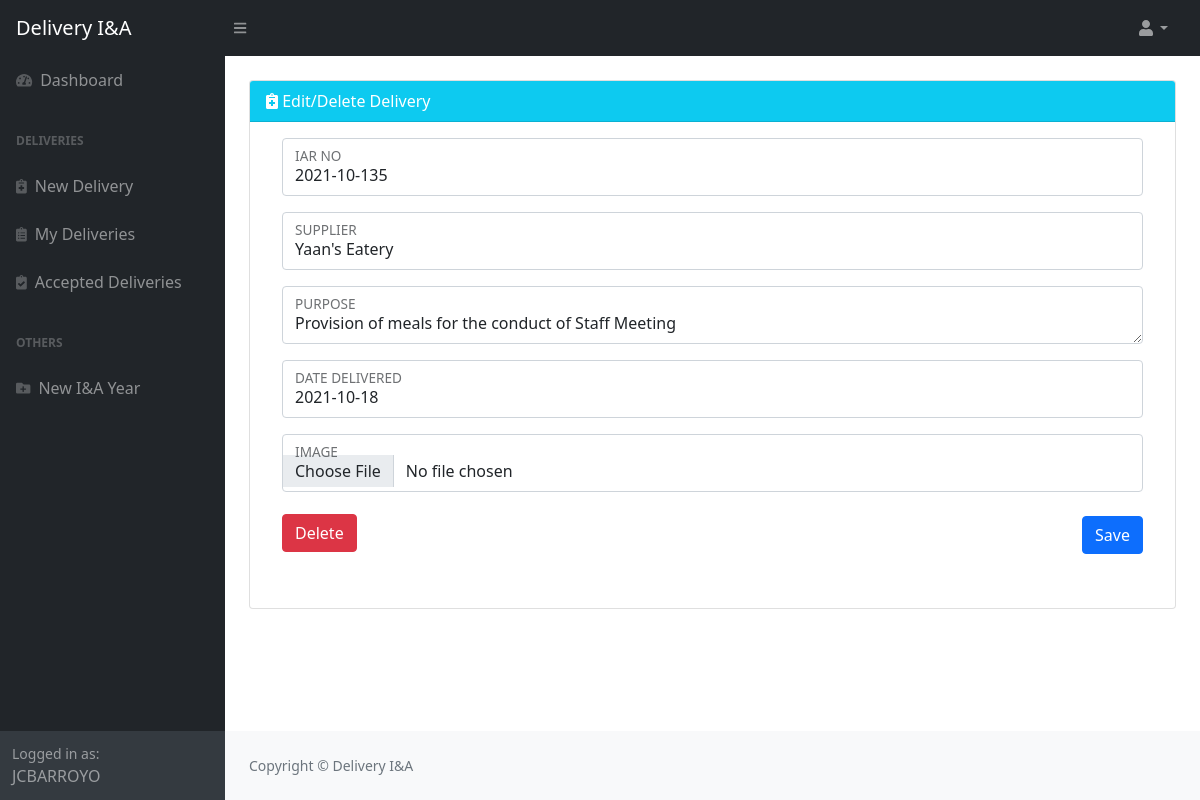
/inspection/view/12 (signed in), run on the app's committed database.
### delivery_inspection/models.py (models this page shows)
class Delivery(models.Model):
	iar_no = models.CharField(max_length=11, unique=True) #2021-10-001
	supplier = models.CharField(max_length=100)
	purpose = models.TextField()
	date_delivered = models.DateField()
	image = models.ImageField(upload_to='delivery_inspection/images/%Y/%m', blank=True)
	inspected_by = models.CharField(max_length=100, blank=True) #get curren login inspector
	date_inspected = models.DateTimeField(null=True, blank=True)
	date_created = models.DateTimeField(auto_now_add=True)
	created_by = models.ForeignKey(User, on_delete=models.CASCADE, null=True)
	class Meta:
		verbose_name_plural = "deliveries"
	def __str__(self):
		return self.iar_no

### delivery_inspection/views.py (the view, shortened to what this page needs)
# urls.py: path('view/<int:pk>', views.viewdelivery, name='viewdelivery'),
@login_required
def viewdelivery(request, pk):
	delivery = get_object_or_404(Delivery, pk=pk, created_by_id=request.user) #can only edit by the creator
	if request.method == 'GET':
		form = DeliveryForm(instance=delivery)
		return render(request, 'delivery_inspection/viewdelivery.html', {'delivery':delivery, 'form':form})

### delivery_inspection/forms.py
class DeliveryForm(ModelForm):
	def __init__(self, *args, **kwargs):
		super(DeliveryForm, self).__init__(*args, **kwargs)
		self.fields['iar_no'].initial = generate_iarno()
		self.fields['date_delivered'].initial = datetime.now()
	iar_no = forms.CharField(widget=TextInput(attrs={'class': 'form-control','placeholder': 'IAR Number'}))
	supplier = forms.CharField(widget=TextInput(attrs={'class': 'form-control','placeholder': 'Supplier'}))
	purpose = forms.CharField(widget=Textarea(attrs={'class': 'form-control','placeholder': 'Supplier'}))
	date_delivered = forms.CharField(widget=DateInput(attrs={'class': 'form-control','placeholder': 'Supplier'}))
	image = forms.ImageField(widget=FileInput(attrs={'class': 'form-control'}), required=False)
	class Meta:
		model = Delivery
		fields = ['iar_no', 'supplier', 'purpose', 'date_delivered', 'image',]

### delivery_inspection/forms.py (called while the page is built)
def generate_iarno():
	last_record = Delivery.objects.last()
	today = datetime.now()
	print(today)
	current = "{}-{}".format(today.year, today.month) #2021-10
	if not last_record == None: #check if last record exist
		last_no = str(last_record)[-3:]
		return current + "-" + str(int(last_no) + 1).zfill(3)
	else:
		return current + "-001"

### delivery_inspection/templates/delivery_inspection/viewdelivery.html (shortened to what this page needs)
{% extends 'delivery_inspection/base.html' %}
{% block content %}
<div class="card-header bg-info text-white">
	<i class="fas fa-notes-medical"></i>
	Edit/Delete Delivery
</div>
<div style="padding: 1em 2em;">
<form method="POST" enctype="multipart/form-data">
{% for field in form %}
    <div class="form-floating mb-3">
        {{ field }}
        <label>{{ field.label|upper }}</label>
    </div>
{% endfor %}
    <div class="d-flex align-items-center justify-content-between mt-4 mb-0">
        <button type="submit" class="btn btn-primary" onclick="return confirm('Are you sure you want to Save?');">Save</button>
    </div>
</form>
<form method="POST" action="{% url 'inspection:deletedelivery' delivery.pk %}">
	<button type="submit" class="btn btn-danger" style="position: relative;top: -40px;" onclick="return confirm('Are you sure you want to Delete?');">Delete</button>
</form>
</div>
{% endblock %}

### delivery_inspection/templates/delivery_inspection/base.html (shortened to what this page needs)
{% load static %}
<!DOCTYPE html>
<html lang="en">
    <head>
        <link href="https://cdn.jsdelivr.net/npm/simple-datatables@latest/dist/style.css" rel="stylesheet" />
        <link href="{% static 'delivery_inspection/css/styles.css' %}" rel="stylesheet" />
        <link rel="stylesheet" href="//code.jquery.com/ui/1.13.0/themes/base/jquery-ui.css">
    </head>
    <body class="sb-nav-fixed">
        <nav class="sb-topnav navbar navbar-expand navbar-dark bg-dark">
            <a class="navbar-brand ps-3" href="{% url 'inspection:alldeliveries' %}">Delivery I&amp;A</a>
            <button class="btn btn-link btn-sm order-1 order-lg-0 me-4 me-lg-0" id="sidebarToggle" href="#!"><i class="fas fa-bars"></i></button>
            <ul class="navbar-nav ms-auto ms-md-0 me-3 me-lg-4">
                <li class="nav-item dropdown">
                    <a class="nav-link dropdown-toggle" id="navbarDropdown" href="#" role="button" data-bs-toggle="dropdown" aria-expanded="false"><i class="fas fa-user fa-fw"></i></a>
                </li>
            </ul>
        </nav>
        <div id="layoutSidenav">
            <div id="layoutSidenav_nav">
                <nav class="sb-sidenav accordion sb-sidenav-dark" id="sidenavAccordion">
                    <div class="sb-sidenav-menu">
                        <div class="nav">
                            <a class="nav-link" href="{% url 'inspection:alldeliveries' %}">
                                <div class="sb-nav-link-icon"><i class="fas fa-tachometer-alt"></i></div>
                                Dashboard
                            </a>
                            <div class="sb-sidenav-menu-heading">Deliveries</div>
                            <a class="nav-link" href="{% url 'inspection:newdelivery' %}">
                                <div class="sb-nav-link-icon"><i class="fas fa-notes-medical"></i></div>
                                New Delivery
                            </a>
                            <a class="nav-link" href="{% url 'inspection:mydeliveries' %}">
                                <div class="sb-nav-link-icon"><i class="fas fa-clipboard-list"></i></div>
                                My Deliveries
                            </a>
                            <a class="nav-link" href="{% url 'inspection:inspecteddelivery' %}">
                                <div class="sb-nav-link-icon"><i class="fas fa-clipboard-check"></i></div>
                                Accepted Deliveries
                            </a>
                            <div class="sb-sidenav-menu-heading">Others</div>
                            <a class="nav-link" href="#">
                                <div class="sb-nav-link-icon"><i class="fas fa-folder-plus"></i></div>
                                New I&ampA Year
                            </a>
                        </div>
                    </div>
                    <div class="sb-sidenav-footer">
                        <div class="small">Logged in as:</div>
                        {{ user.username|upper }}
                    </div>
                </nav>
            </div>
            <div id="layoutSidenav_content">
                <main>
                    <div class="container-fluid px-4">
                        <div class="card mb-4">
{% block content %}{% endblock %}
                        </div>
                    </div>
                </main>
                <footer class="py-4 bg-light mt-auto">
                    <div class="container-fluid px-4">
                        <div class="d-flex align-items-center justify-content-between small">
                            <div class="text-muted">Copyright &copy; Delivery I&amp;A</div>
                        </div>
                    </div>
                </footer>
            </div>
        </div>
    </body>
</html>

### data on the page
Delivery: form "2021-10-135" "Yaan's Eatery" "Provision of meals for the conduct of Staff Meeting" "2021-10-18"

### other printed values
{{ user.username|upper }} "JCBARROYO"
